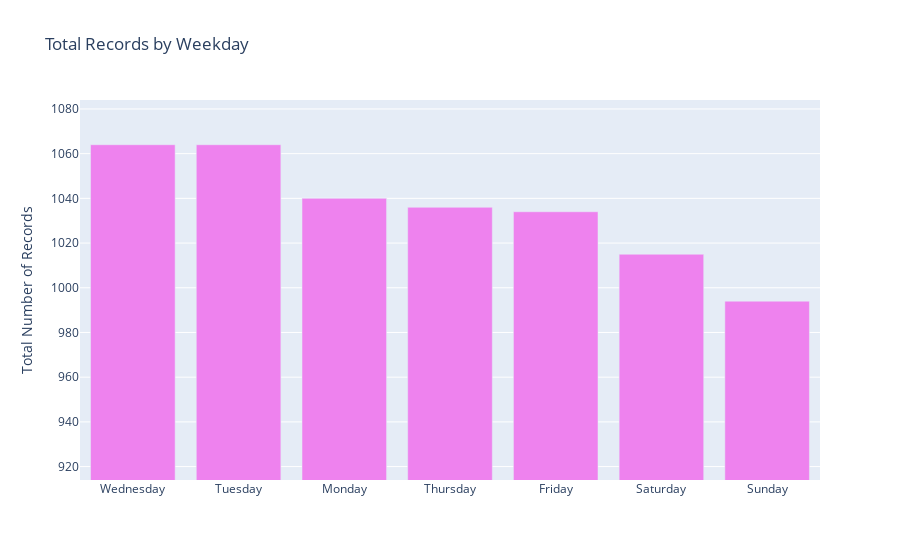

Source (notebook cell):
### Code cell
import plotly.graph_objects as go

# Assuming you have weekday_records as a pandas Series containing the data

# Define the color you want to use for the bars
bar_color = 'violet'

# Create the bar graph
daily_bar = go.Figure(data=[go.Bar(x=weekday_records.index, 
                                   y=weekday_records.values, 
                                   marker_color=bar_color)])

# Scales graph up for visibility
daily_bar.update_layout(title_text="Total Records by Weekday",
                        yaxis_range=[min(weekday_records.values) - 80, 
                                     max(weekday_records.values) + 20])
daily_bar.update_yaxes(title_text="Total Number of Records")

# Show the bar graph
daily_bar.show()

### Figure 1 — Plotly figure (JSON) as saved in the notebook; plotly's stock layout.template omitted (floating-point values rounded to 4 significant figures)
{"data": [{"marker": {"color": "violet"}, "type": "bar", "x": ["Wednesday", "Tuesday", "Monday", "Thursday", "Friday", "Saturday", "Sunday"], "y": [1064, 1064, 1040, 1036, 1034, 1015, 994]}], "layout": {"title": {"text": "Total Records by Weekday"}, "yaxis": {"range": [914, 1084], "title": {"text": "Total Number of Records"}}}}
